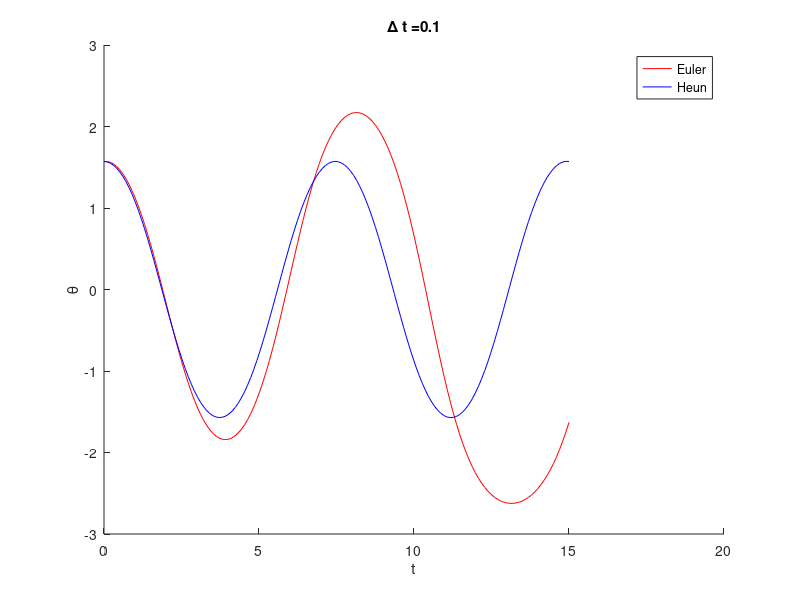
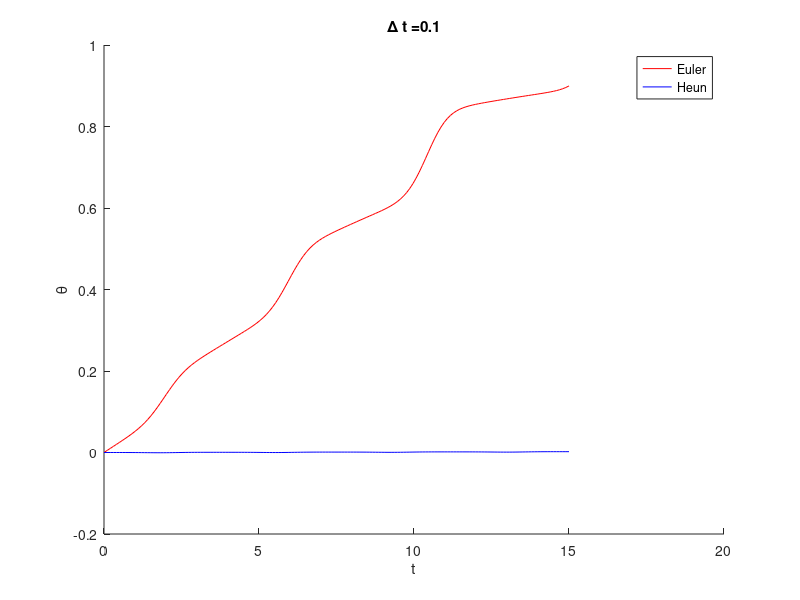

Write the MATLAB code that produced these figures, in order.
% TKT4140 Matlabøving 1
clear all; close all; clc;

%% Variable som er felles for oppgave 1 og 2
% Kjøreparametere
tmax = 15;                  % Maks tid
dt = 0.1;                   % Tidsinkrement
n = round(tmax/dt);         % Antall tidsskritt

% Initialverdier
theta0 = pi/2;              % Startvinkel/-posisjon
dtheta0 = 0.0;              % Starthastighet


%% Oppgave 1: Bruk av Eulers metode

% Allokerer vektorer
t = linspace(0,tmax,n)';      % Tidsvektor
theta_e = zeros(n,1);         % Posisjonsvektor
dtheta_e = zeros(n,1);        % Hastighetsvektor
ddtheta_e = zeros(n,1);       % Akselerasjonsvektor
E_e = zeros(n,1);             % Energifunksjon

% Setter inn startverdier
theta_e(1) = theta0;
dtheta_e(1) = dtheta0;
ddtheta_e(1) = -sin(theta0);

% Beregner vektorer for posisjon og hastighet vha. Eulers metode
for i = 2:n
  theta_e(i) = theta_e(i-1) + dt * dtheta_e(i-1);
  dtheta_e(i) = dtheta_e(i-1) + dt * ddtheta_e(i-1);
  ddtheta_e(i) = - sin(theta_e(i));
end

% Beregner energivektoren
for i = 1:n
  E_e(i) = 0.5 * (dtheta_e(i)^2 - dtheta_e(1)^2) + cos(theta_e(1)) - cos(theta_e(i));
end


%% Oppgave 2: Bruk av Heuns metode

% Allokerer nye vektorer
theta_h = zeros(n,1);         % Posisjonsvektor
thetap_h = zeros(n,1);        % Posisjonsvektor, predikat
dtheta_h = zeros(n,1);        % Hastighetsvektor
dthetap_h = zeros(n,1);       % Hastighetsvektor, predikat
ddtheta_h = zeros(n,1);       % Akselerasjonsvektor
ddthetap_h = zeros(n,1);      % Akselerasjonsvektor, predikat
E_h = zeros(n,1);             % Energifunksjon

% Setter inn startverdier
theta_h(1) = theta0;
dtheta_h(1) = dtheta0;
ddtheta_h(1) = -sin(theta0);

% Beregner vektorer for posisjon og hastighet vha. Eulers metode
for i = 2:n
  thetap_h(i) = theta_h(i-1) + dt * dtheta_h(i-1);                     % Pos. (p)
  dthetap_h(i) = dtheta_h(i-1) + dt * ddtheta_h(i-1);                  % Has. (p)
  ddthetap_h(i) = -sin(thetap_h(i));                                   % Aks. (p)
  theta_h(i) = theta_h(i-1) + dt/2 * (dtheta_h(i-1)+dthetap_h(i));     % Pos.
  dtheta_h(i) = dtheta_h(i-1) + dt/2 * (ddtheta_h(i-1)+ddthetap_h(i)); % Has.
  ddtheta_h(i) = -sin(theta_h(i));                                     % Aks.
end

% Beregner energivektoren
for i = 1:n
  E_h(i) = 0.5 * (dtheta_h(i)^2 - dtheta_h(1)^2) + cos(theta_h(1)) - cos(theta_h(i));
end


% Lager kombinasjonsplott
comb_A = figure('name', 'Amplitude (Euler+Heun)');
hold on;
plot(t, theta_e, 'color', 'r');
plot(t, theta_h, 'color', 'b');
title(strcat('\Delta t = ', num2str(dt))); xlabel('t'); ylabel('\theta');
legend('Euler', 'Heun');
print(comb_A, '-depsc2', 'comb_A.eps');

% Lager kombinasjonsplott
comb_E = figure('name', 'Energi (Euler+Heun)');
hold on;
plot(t, E_e, 'color', 'r');
plot(t, E_h, 'color', 'b');
title(strcat('\Delta t = ', num2str(dt))); xlabel('t'); ylabel('\theta');
legend('Euler', 'Heun');
print(comb_E, '-depsc2', 'comb_E.eps');